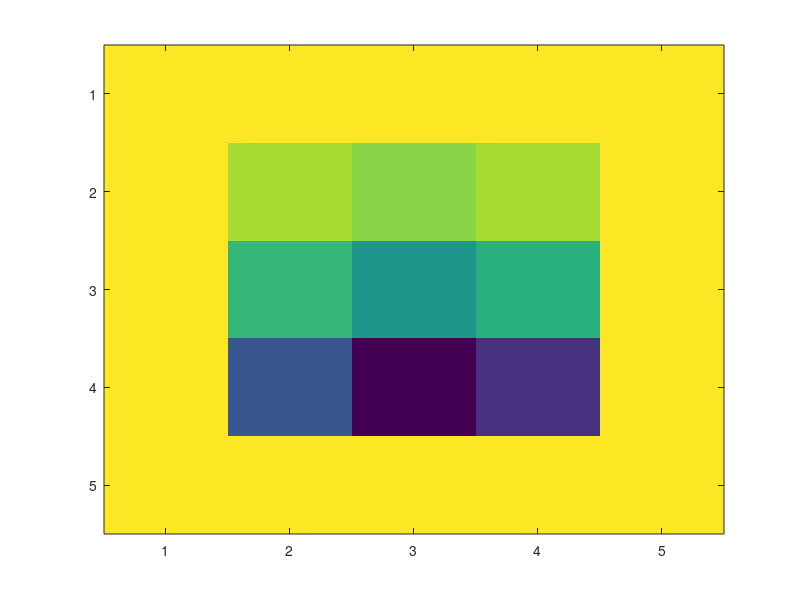

Reproduce this figure in MATLAB. (Note: this script raises an error after producing the figure.)
clc;
clear;
close all;

Lx = 1;
Ly = 1;

Ny = 5;
Nx = 5;

dx = Lx/(Nx-1);
dy = Ly/(Ny-1);
dx2 = dx^2;
dy2 = dy^2;

U = 1;
Re = 3200;
dt = (Re * dx * dy)/(4);

subpdiags = ones(1, (Ny-2) * (Nx-2) - 1) * (-1/dy2);
subpdiags(Ny-2:Ny-2:end) = 0;

A = diag(ones(1, (Ny-2) * (Nx-2)) * (2/(dx2) + 2/(dy2))) + ... 
    diag(subpdiags, 1) + diag(subpdiags, -1) + ...
    diag(ones(1, (Ny-3) * (Nx-2)) * -1/dy2, Ny-2) + diag(ones(1, (Ny-3) * (Nx-2)) * -1/dy2, -(Ny-2));

A = sparse(A);

v = zeros(Ny, Nx);
s = zeros(Ny, Nx);
% v = [0 0 0 0 0; 0 0 0 0 0; 0 0 0 0 0; 0 -0.0128 -0.0128205 -0.0128205 0; 0 -8 -8 -8 0];
% v_vec = reshape(v, [Nx * Ny, 1]);
% 
% psi = inv(A) * v_vec;
% 
% s = reshape(psi, [Ny, Nx]);
% s0 = s;
% disp(s);

%% Implementing algorithm in MATLAB

for i = 1:1
% Update vorticity boundary conditions

% Top
v(Ny, :) = (s(Ny, :) - s(Ny-1, :)) * (2/dy2) - (2 * U)/dy;

% Bottom
v(1, :) = (s(1, :) - s(2, :)) * (2/dy2);

% Left
v(:, 1) = (s(:, 1) - s(:, 2)) * (2/dx2);

% Right
v(:, Nx) = (s(:, Nx) - s(:, Nx-1)) * (2/dx2);

% Calculate interior vorticity
for i = 2:Nx-1
    for j = 2:Ny-1
        v(j, i) = -(((s(j, i+1) - 2 * s(j, i) + s(j, i-1))/(dx2)) + ((s(j+1, i) - 2 * s(j, i) + s(j-1, i))/(dy2)));
    end
end

% Calculate new vorticity

for i = 2:Nx-1
    for j = 2:Ny-1
        term1 = -1 * (((s(j+1, i) - s(j-1, i))/(2 * dy))*((v(j, i+1) - v(j, i-1))/(2 * dx)));
        term2 = (((s(j, i+1) - s(j, i-1))/(2 * dx))*((v(j+1, i) - v(j-1, i))/(2 * dy)));
        term3 = (1/Re) * (((v(j, i+1) - 2 * v(j, i) + v(j, i-1))/(dx2))+((v(j+1, i) - 2 * v(j, i) + v(j-1, i))/(dy2)));
        
        v(j, i) = v(j, i) + dt * (term1 + term2 + term3);
    end
end

v_vec = reshape(v(2:end-1, 2:end-1), [(Nx-2) * (Ny-2), 1]);
psi_vec = A\v_vec;
s(2:end-1, 2:end-1) = reshape(psi_vec, [Ny-2, Nx-2]);
end

figure;
imagesc(s);
improvePlot;
title("MATLAB Sim Vorticity");

%%
% figure;
% vorticity = csvread('dumpmatrix.csv');
% imagesc(abs(v - vorticity(:, 1:end-2)));
% title('Deltas');
% colorbar;
